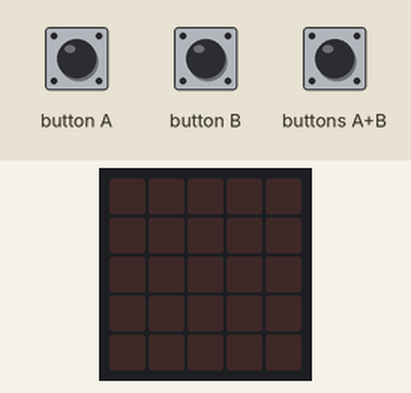
Bench run of a program on a simulated BBC micro:bit (MakeCode). On the bench: the board's 5×5 LED display. The inputs (shaded band) are chosen by the test bench.

Above: at 1.2 s.
1.3 s: button A pressed for 0.15 s
At 1.55 s:
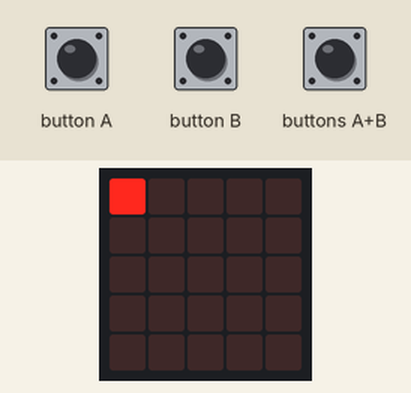
4.3 s: button B pressed for 0.15 s
At 4.55 s:
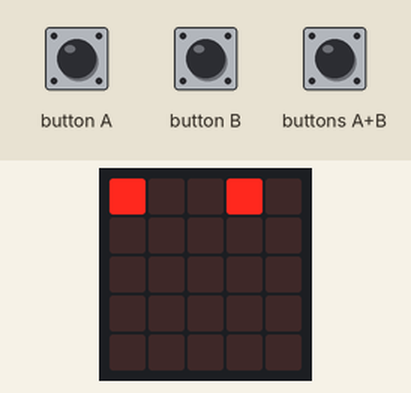
7.3 s: button A pressed for 0.15 s
At 11.75 s:
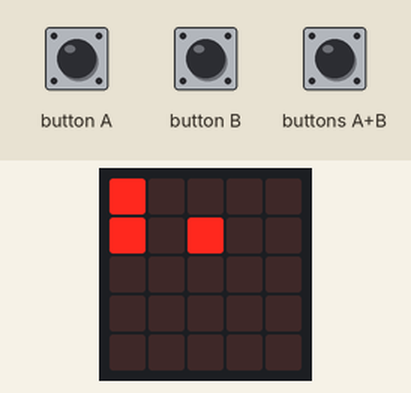
16.3 s: buttons A+B pressed for 1 s
19.3 s: button B pressed for 0.15 s
At 19.55 s:
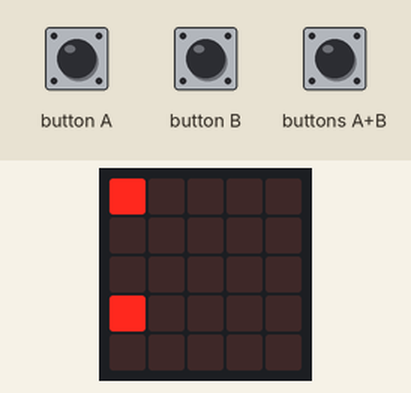
25.3 s: button B pressed for 0.15 s
At 29.75 s:
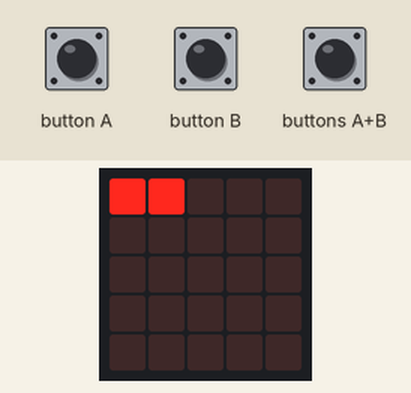

The program:

main.ts
```typescript
let X = 0
let Y = 0
input.onButtonPressed(Button.A, function () {
    basic.clearScreen()
    X += 0
    Y = 0
    for (let X = 0; X <= 4; X++) {
        for (let Y = 0; Y <= 4; Y++) {
            led.plot(X, Y)
            basic.pause(200)
        }
    }
    basic.clearScreen()
    for (let Y = 0; Y <= 4; Y++) {
        for (let X = 0; X <= 4; X++) {
            led.plot(X, Y)
            basic.pause(200)
        }
    }
})
input.onButtonPressed(Button.AB, function () {
    basic.clearScreen()
    X += 0
    Y = 0
    for (let X = 0; X <= 4; X++) {
        for (let Y = 0; Y <= 4; Y++) {
            led.plot(X, Y)
        }
        if (true) {

        } else {

        }
    }
})
input.onButtonPressed(Button.B, function () {
    basic.clearScreen()
    X += 0
    Y = 0
    for (let Y = 0; Y <= 4; Y++) {
        for (let X = 0; X <= 4; X++) {
            led.plot(X, Y)
            basic.pause(200)
        }
    }
    basic.clearScreen()
    for (let X = 0; X <= 4; X++) {
        for (let Y = 0; Y <= 4; Y++) {
            led.plot(X, Y)
            basic.pause(200)
        }
    }
})
```

test.ts
```typescript
// 在這裡測試；當此封包作為擴充功能時，將不會編譯此內容。
```

Measured:
- after the input at 1.3 s, the display: changes after 0.15 s (image 1)
- after the input at 4.3 s, the display: changes after 0.15 s (image 2)
- after the input at 7.3 s, the display: first differs from a run without the input after 4.2 s (image 3 shows a later state)
- after the input at 19.3 s, the display: first changes after 0.15 s (image 4 shows a later state)
- after the input at 25.3 s, the display: first differs from a run without the input after 4.2 s (image 5 shows a later state)
